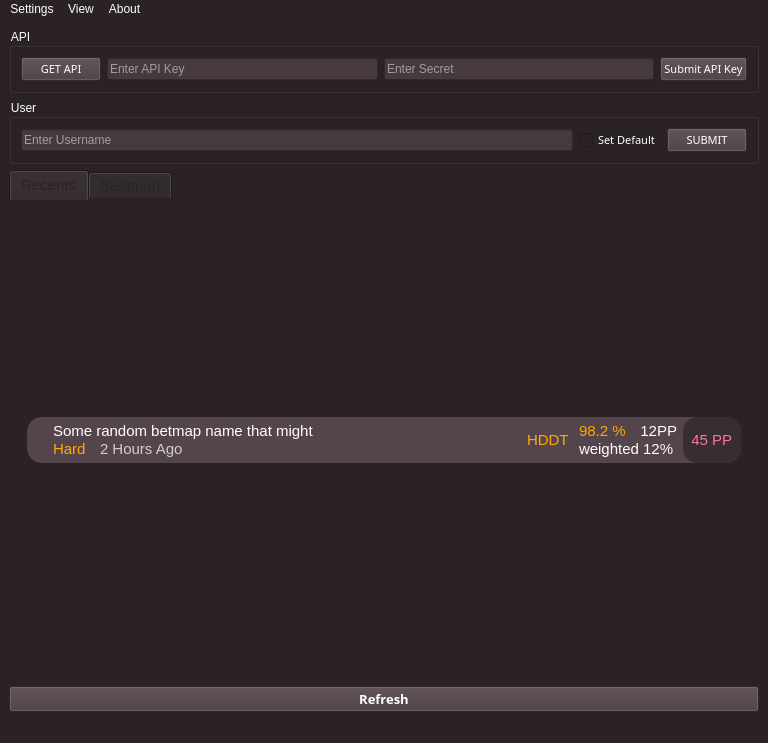
<?xml version="1.0" encoding="UTF-8"?>
<ui version="4.0">
 <class>MainWindow</class>
 <widget class="QMainWindow" name="MainWindow">
  <property name="windowModality">
   <enum>Qt::ApplicationModal</enum>
  </property>
  <property name="enabled">
   <bool>true</bool>
  </property>
  <property name="geometry">
   <rect>
    <x>0</x>
    <y>0</y>
    <width>768</width>
    <height>743</height>
   </rect>
  </property>
  <property name="sizePolicy">
   <sizepolicy hsizetype="Fixed" vsizetype="Fixed">
    <horstretch>0</horstretch>
    <verstretch>0</verstretch>
   </sizepolicy>
  </property>
  <property name="windowTitle">
   <string>MainWindow</string>
  </property>
  <property name="styleSheet">
   <string notr="true">background: rgb(42, 34, 38);</string>
  </property>
  <property name="unifiedTitleAndToolBarOnMac">
   <bool>true</bool>
  </property>
  <widget class="QWidget" name="centralwidget">
   <layout class="QVBoxLayout" name="verticalLayout">
    <item>
     <layout class="QVBoxLayout" name="verticalLayout_8"/>
    </item>
    <item>
     <widget class="QGroupBox" name="groupBox">
      <property name="styleSheet">
       <string notr="true">color: rgb(255, 255, 255);
font: 8pt &quot;Torus Pro&quot;;</string>
      </property>
      <property name="title">
       <string>API</string>
      </property>
      <layout class="QHBoxLayout" name="horizontalLayout">
       <item>
        <widget class="QPushButton" name="pushButton">
         <property name="font">
          <font>
           <family>Torus Pro</family>
           <pointsize>8</pointsize>
           <weight>50</weight>
           <italic>false</italic>
           <bold>false</bold>
          </font>
         </property>
         <property name="styleSheet">
          <string notr="true">background-color: rgb(70, 57, 63);
color: rgb(255, 255, 255);</string>
         </property>
         <property name="text">
          <string>GET API</string>
         </property>
        </widget>
       </item>
       <item>
        <widget class="QLineEdit" name="lineEdit">
         <property name="styleSheet">
          <string notr="true">background-color: rgb(70, 57, 63);
color: rgb(255, 255, 255);
font: 63 10pt &quot;Torus Pro SemiBold&quot;;</string>
         </property>
         <property name="placeholderText">
          <string>Enter API Key</string>
         </property>
        </widget>
       </item>
       <item>
        <widget class="QLineEdit" name="lineEdit_3">
         <property name="styleSheet">
          <string notr="true">background-color: rgb(70, 57, 63);
color: rgb(255, 255, 255);
font: 63 10pt &quot;Torus Pro SemiBold&quot;;</string>
         </property>
         <property name="placeholderText">
          <string>Enter Secret</string>
         </property>
        </widget>
       </item>
       <item>
        <widget class="QPushButton" name="pushButton_2">
         <property name="font">
          <font>
           <family>Torus Pro</family>
           <pointsize>8</pointsize>
           <weight>50</weight>
           <italic>false</italic>
           <bold>false</bold>
          </font>
         </property>
         <property name="styleSheet">
          <string notr="true">background-color: rgb(70, 57, 63);
color: rgb(255, 255, 255);</string>
         </property>
         <property name="text">
          <string>Submit API Key</string>
         </property>
        </widget>
       </item>
      </layout>
     </widget>
    </item>
    <item>
     <widget class="QGroupBox" name="groupBox_2">
      <property name="styleSheet">
       <string notr="true">color: rgb(255, 255, 255);
font: 8pt &quot;Torus Pro&quot;;</string>
      </property>
      <property name="title">
       <string>User</string>
      </property>
      <layout class="QHBoxLayout" name="horizontalLayout_91">
       <item>
        <widget class="QLineEdit" name="lineEdit_2">
         <property name="styleSheet">
          <string notr="true">background-color: rgb(70, 57, 63);
color: rgb(255, 255, 255);
font: 63 10pt &quot;Torus Pro SemiBold&quot;;</string>
         </property>
         <property name="placeholderText">
          <string>Enter Username</string>
         </property>
        </widget>
       </item>
       <item>
        <widget class="QCheckBox" name="checkBox">
         <property name="font">
          <font>
           <family>Torus Pro</family>
           <pointsize>8</pointsize>
           <weight>50</weight>
           <italic>false</italic>
           <bold>false</bold>
          </font>
         </property>
         <property name="text">
          <string>Set Default</string>
         </property>
        </widget>
       </item>
       <item>
        <widget class="QPushButton" name="pushButton_5">
         <property name="font">
          <font>
           <family>Torus Pro</family>
           <pointsize>8</pointsize>
           <weight>50</weight>
           <italic>false</italic>
           <bold>false</bold>
          </font>
         </property>
         <property name="styleSheet">
          <string notr="true">background-color: rgb(70, 57, 63);
color: rgb(255, 255, 255);</string>
         </property>
         <property name="text">
          <string>SUBMIT</string>
         </property>
        </widget>
       </item>
      </layout>
     </widget>
    </item>
    <item>
     <widget class="QTabWidget" name="tabWidget">
      <property name="font">
       <font>
        <family>MS Shell Dlg 2</family>
        <pointsize>11</pointsize>
        <weight>50</weight>
        <italic>false</italic>
        <bold>false</bold>
       </font>
      </property>
      <property name="styleSheet">
       <string notr="true">color: rgb(42, 34, 38);
font: 11pt &quot;MS Shell Dlg 2&quot;;
border-radius: 0;
</string>
      </property>
      <property name="currentIndex">
       <number>0</number>
      </property>
      <property name="tabBarAutoHide">
       <bool>true</bool>
      </property>
      <widget class="QWidget" name="tab">
       <attribute name="title">
        <string>Recents</string>
       </attribute>
       <layout class="QVBoxLayout" name="verticalLayout_4">
        <item>
         <widget class="QScrollArea" name="scrollArea">
          <property name="styleSheet">
           <string notr="true">border: none;</string>
          </property>
          <property name="widgetResizable">
           <bool>true</bool>
          </property>
          <widget class="QWidget" name="scrollAreaWidgetContents">
           <property name="geometry">
            <rect>
             <x>0</x>
             <y>0</y>
             <width>722</width>
             <height>420</height>
            </rect>
           </property>
           <layout class="QVBoxLayout" name="verticalLayout_2">
            <item>
             <widget class="QGroupBox" name="groupBox_8">
              <property name="sizePolicy">
               <sizepolicy hsizetype="Preferred" vsizetype="Fixed">
                <horstretch>0</horstretch>
                <verstretch>0</verstretch>
               </sizepolicy>
              </property>
              <property name="styleSheet">
               <string notr="true">background-color: rgb(84, 69, 76);
border-radius: 15px;</string>
              </property>
              <property name="title">
               <string/>
              </property>
              <layout class="QHBoxLayout" name="horizontalLayout_23">
               <property name="topMargin">
                <number>0</number>
               </property>
               <property name="rightMargin">
                <number>0</number>
               </property>
               <property name="bottomMargin">
                <number>0</number>
               </property>
               <item>
                <layout class="QHBoxLayout" name="horizontalLayout_24">
                 <property name="spacing">
                  <number>10</number>
                 </property>
                 <property name="topMargin">
                  <number>5</number>
                 </property>
                 <property name="bottomMargin">
                  <number>5</number>
                 </property>
                 <item>
                  <widget class="QLabel" name="label_47">
                   <property name="sizePolicy">
                    <sizepolicy hsizetype="Fixed" vsizetype="Fixed">
                     <horstretch>0</horstretch>
                     <verstretch>0</verstretch>
                    </sizepolicy>
                   </property>
                   <property name="text">
                    <string/>
                   </property>
                   <property name="pixmap">
                    <pixmap>GradeSmall-S.3b4498a9.svg</pixmap>
                   </property>
                  </widget>
                 </item>
                 <item>
                  <layout class="QVBoxLayout" name="verticalLayout_14">
                   <property name="spacing">
                    <number>0</number>
                   </property>
                   <item>
                    <widget class="QLabel" name="label_48">
                     <property name="sizePolicy">
                      <sizepolicy hsizetype="Fixed" vsizetype="Fixed">
                       <horstretch>0</horstretch>
                       <verstretch>0</verstretch>
                      </sizepolicy>
                     </property>
                     <property name="font">
                      <font>
                       <family>MS Shell Dlg 2</family>
                       <pointsize>11</pointsize>
                       <weight>50</weight>
                       <italic>false</italic>
                       <bold>false</bold>
                      </font>
                     </property>
                     <property name="styleSheet">
                      <string notr="true">color: rgb(255, 255, 255);</string>
                     </property>
                     <property name="text">
                      <string>Some random betmap name that might</string>
                     </property>
                    </widget>
                   </item>
                   <item>
                    <layout class="QHBoxLayout" name="horizontalLayout_25">
                     <property name="spacing">
                      <number>14</number>
                     </property>
                     <item>
                      <widget class="QLabel" name="label_49">
                       <property name="sizePolicy">
                        <sizepolicy hsizetype="Fixed" vsizetype="Fixed">
                         <horstretch>0</horstretch>
                         <verstretch>0</verstretch>
                        </sizepolicy>
                       </property>
                       <property name="font">
                        <font>
                         <family>MS Shell Dlg 2</family>
                         <pointsize>11</pointsize>
                         <weight>50</weight>
                         <italic>false</italic>
                         <bold>false</bold>
                        </font>
                       </property>
                       <property name="styleSheet">
                        <string notr="true">color: rgb(255, 170, 0);</string>
                       </property>
                       <property name="text">
                        <string>Hard</string>
                       </property>
                      </widget>
                     </item>
                     <item>
                      <widget class="QLabel" name="label_50">
                       <property name="sizePolicy">
                        <sizepolicy hsizetype="MinimumExpanding" vsizetype="Fixed">
                         <horstretch>0</horstretch>
                         <verstretch>0</verstretch>
                        </sizepolicy>
                       </property>
                       <property name="font">
                        <font>
                         <family>MS Shell Dlg 2</family>
                         <pointsize>11</pointsize>
                         <weight>50</weight>
                         <italic>false</italic>
                         <bold>false</bold>
                        </font>
                       </property>
                       <property name="styleSheet">
                        <string notr="true">color: rgb(207, 207, 207);</string>
                       </property>
                       <property name="text">
                        <string>2 Hours Ago</string>
                       </property>
                      </widget>
                     </item>
                    </layout>
                   </item>
                  </layout>
                 </item>
                 <item>
                  <spacer name="horizontalSpacer_6">
                   <property name="orientation">
                    <enum>Qt::Horizontal</enum>
                   </property>
                   <property name="sizeHint" stdset="0">
                    <size>
                     <width>40</width>
                     <height>20</height>
                    </size>
                   </property>
                  </spacer>
                 </item>
                 <item>
                  <widget class="QLabel" name="label_51">
                   <property name="sizePolicy">
                    <sizepolicy hsizetype="Fixed" vsizetype="Fixed">
                     <horstretch>0</horstretch>
                     <verstretch>0</verstretch>
                    </sizepolicy>
                   </property>
                   <property name="font">
                    <font>
                     <family>MS Shell Dlg 2</family>
                     <pointsize>11</pointsize>
                     <weight>50</weight>
                     <italic>false</italic>
                     <bold>false</bold>
                    </font>
                   </property>
                   <property name="styleSheet">
                    <string notr="true">color: rgb(255, 170, 0);</string>
                   </property>
                   <property name="text">
                    <string>HDDT</string>
                   </property>
                  </widget>
                 </item>
                 <item>
                  <layout class="QVBoxLayout" name="verticalLayout_15">
                   <property name="spacing">
                    <number>0</number>
                   </property>
                   <item>
                    <layout class="QHBoxLayout" name="horizontalLayout_26">
                     <property name="spacing">
                      <number>14</number>
                     </property>
                     <item>
                      <widget class="QLabel" name="label_52">
                       <property name="sizePolicy">
                        <sizepolicy hsizetype="Fixed" vsizetype="Fixed">
                         <horstretch>0</horstretch>
                         <verstretch>0</verstretch>
                        </sizepolicy>
                       </property>
                       <property name="font">
                        <font>
                         <family>MS Shell Dlg 2</family>
                         <pointsize>11</pointsize>
                         <weight>50</weight>
                         <italic>false</italic>
                         <bold>false</bold>
                        </font>
                       </property>
                       <property name="styleSheet">
                        <string notr="true">color: rgb(255, 170, 0);</string>
                       </property>
                       <property name="text">
                        <string>98.2 %</string>
                       </property>
                       <property name="alignment">
                        <set>Qt::AlignBottom|Qt::AlignLeading|Qt::AlignLeft</set>
                       </property>
                      </widget>
                     </item>
                     <item>
                      <widget class="QLabel" name="label_53">
                       <property name="sizePolicy">
                        <sizepolicy hsizetype="Fixed" vsizetype="Fixed">
                         <horstretch>0</horstretch>
                         <verstretch>0</verstretch>
                        </sizepolicy>
                       </property>
                       <property name="font">
                        <font>
                         <family>MS Shell Dlg 2</family>
                         <pointsize>11</pointsize>
                         <weight>50</weight>
                         <italic>false</italic>
                         <bold>false</bold>
                        </font>
                       </property>
                       <property name="styleSheet">
                        <string notr="true">color: rgb(255, 255, 255);</string>
                       </property>
                       <property name="text">
                        <string>12PP</string>
                       </property>
                       <property name="alignment">
                        <set>Qt::AlignBottom|Qt::AlignRight|Qt::AlignTrailing</set>
                       </property>
                      </widget>
                     </item>
                    </layout>
                   </item>
                   <item>
                    <widget class="QLabel" name="label_54">
                     <property name="sizePolicy">
                      <sizepolicy hsizetype="Fixed" vsizetype="Fixed">
                       <horstretch>0</horstretch>
                       <verstretch>0</verstretch>
                      </sizepolicy>
                     </property>
                     <property name="font">
                      <font>
                       <family>MS Shell Dlg 2</family>
                       <pointsize>11</pointsize>
                       <weight>50</weight>
                       <italic>false</italic>
                       <bold>false</bold>
                      </font>
                     </property>
                     <property name="styleSheet">
                      <string notr="true">color: rgb(255, 255, 255);</string>
                     </property>
                     <property name="text">
                      <string>weighted 12%</string>
                     </property>
                     <property name="alignment">
                      <set>Qt::AlignLeading|Qt::AlignLeft|Qt::AlignTop</set>
                     </property>
                    </widget>
                   </item>
                  </layout>
                 </item>
                </layout>
               </item>
               <item>
                <widget class="QLabel" name="label_55">
                 <property name="sizePolicy">
                  <sizepolicy hsizetype="Fixed" vsizetype="Preferred">
                   <horstretch>0</horstretch>
                   <verstretch>0</verstretch>
                  </sizepolicy>
                 </property>
                 <property name="font">
                  <font>
                   <family>MS Shell Dlg 2</family>
                   <pointsize>11</pointsize>
                   <weight>50</weight>
                   <italic>false</italic>
                   <bold>false</bold>
                  </font>
                 </property>
                 <property name="styleSheet">
                  <string notr="true">background-color: rgb(56, 46, 50);
color: rgb(255, 111, 171);
border-radius: 14px
</string>
                 </property>
                 <property name="text">
                  <string>  45 PP  </string>
                 </property>
                </widget>
               </item>
              </layout>
             </widget>
            </item>
           </layout>
          </widget>
         </widget>
        </item>
       </layout>
      </widget>
      <widget class="QWidget" name="tab_2">
       <attribute name="title">
        <string>Beatmap</string>
       </attribute>
      </widget>
     </widget>
    </item>
    <item>
     <widget class="QPushButton" name="pushButton_3">
      <property name="font">
       <font>
        <family>Torus Pro SemiBold</family>
        <pointsize>10</pointsize>
        <weight>75</weight>
        <bold>true</bold>
       </font>
      </property>
      <property name="styleSheet">
       <string notr="true">background-color: rgb(70, 57, 63);
color: rgb(255,255,255);</string>
      </property>
      <property name="text">
       <string>Refresh</string>
      </property>
     </widget>
    </item>
   </layout>
  </widget>
  <widget class="QMenuBar" name="menubar">
   <property name="geometry">
    <rect>
     <x>0</x>
     <y>0</y>
     <width>768</width>
     <height>26</height>
    </rect>
   </property>
   <property name="styleSheet">
    <string notr="true">color: rgb(255,255,255);</string>
   </property>
   <widget class="QMenu" name="menuSettings">
    <property name="title">
     <string>Settings</string>
    </property>
    <widget class="QMenu" name="menuAppearance">
     <property name="title">
      <string>Appearance</string>
     </property>
     <widget class="QMenu" name="menuTheme">
      <property name="title">
       <string>Theme</string>
      </property>
      <addaction name="actionDark"/>
      <addaction name="actionLight"/>
     </widget>
     <addaction name="menuTheme"/>
    </widget>
    <addaction name="menuAppearance"/>
   </widget>
   <widget class="QMenu" name="menuView">
    <property name="title">
     <string>View</string>
    </property>
    <addaction name="actionShow_PP"/>
   </widget>
   <widget class="QMenu" name="menuAbout">
    <property name="title">
     <string>About</string>
    </property>
    <addaction name="actionGithub"/>
    <addaction name="separator"/>
    <addaction name="actionOsuStat_0_0_1"/>
   </widget>
   <addaction name="menuSettings"/>
   <addaction name="menuView"/>
   <addaction name="menuAbout"/>
  </widget>
  <widget class="QStatusBar" name="statusbar"/>
  <action name="actionDark">
   <property name="text">
    <string>Dark</string>
   </property>
  </action>
  <action name="actionLight">
   <property name="text">
    <string>Light</string>
   </property>
  </action>
  <action name="actionShow_PP">
   <property name="text">
    <string>Show PP</string>
   </property>
  </action>
  <action name="actionGithub">
   <property name="text">
    <string>Github</string>
   </property>
  </action>
  <action name="actionOsuStat_0_0_1">
   <property name="text">
    <string>OsuStat 0.0.1</string>
   </property>
  </action>
 </widget>
 <resources/>
 <connections/>
</ui>
